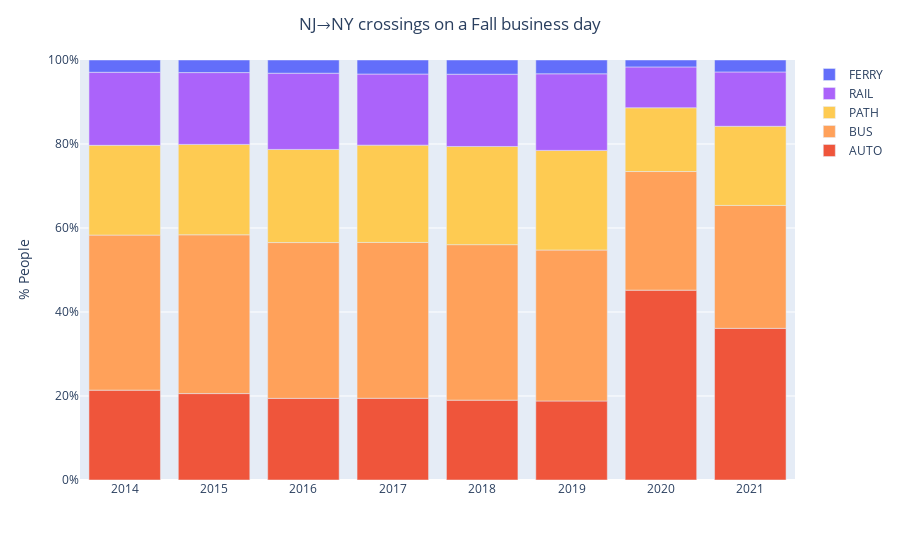

Notebook code for this chart:
### Code cell
fig = px.bar(
    modes.div(modes.sum(1), axis=0),
    labels={ 'value': '% People', 'Mode': '', 'Year': '', },
    color_discrete_map=colors,
).update_layout(
    title=dict(
        text='NJ→NY crossings on a Fall business day',
        x=0.5,
    ),
    legend=dict(
        traceorder='reversed',
    ),
    hovermode='x',
    yaxis=dict(
        tickformat=',.0%',
        range=[0,1],
    ),
).update_traces(
    hovertemplate=None,
)
fig.write_image('nj-ny-day_pct.png', width=900, height=600)
fig

### Figure 1 — Plotly figure (JSON) as saved in the notebook; plotly's stock layout.template omitted (floating-point values rounded to 4 significant figures)
{"data": [{"alignmentgroup": "True", "legendgroup": "AUTO", "marker": {"color": "#EF553B", "pattern": {"shape": ""}}, "name": "AUTO", "offsetgroup": "AUTO", "orientation": "v", "showlegend": true, "textposition": "auto", "type": "bar", "x": [2014, 2015, 2016, 2017, 2018, 2019, 2020, 2021], "xaxis": "x", "y": [0.2139, 0.2057, 0.1943, 0.1946, 0.1901, 0.1881, 0.452, 0.3611], "yaxis": "y"}, {"alignmentgroup": "True", "legendgroup": "BUS", "marker": {"color": "#FFA15A", "pattern": {"shape": ""}}, "name": "BUS", "offsetgroup": "BUS", "orientation": "v", "showlegend": true, "textposition": "auto", "type": "bar", "x": [2014, 2015, 2016, 2017, 2018, 2019, 2020, 2021], "xaxis": "x", "y": [0.3692, 0.378, 0.371, 0.3711, 0.3702, 0.3594, 0.2824, 0.2927], "yaxis": "y"}, {"alignmentgroup": "True", "legendgroup": "PATH", "marker": {"color": "#FECB52", "pattern": {"shape": ""}}, "name": "PATH", "offsetgroup": "PATH", "orientation": "v", "showlegend": true, "textposition": "auto", "type": "bar", "x": [2014, 2015, 2016, 2017, 2018, 2019, 2020, 2021], "xaxis": "x", "y": [0.2137, 0.2152, 0.2218, 0.2316, 0.2337, 0.2372, 0.1518, 0.1884], "yaxis": "y"}, {"alignmentgroup": "True", "legendgroup": "RAIL", "marker": {"color": "#AB63FA", "pattern": {"shape": ""}}, "name": "RAIL", "offsetgroup": "RAIL", "orientation": "v", "showlegend": true, "textposition": "auto", "type": "bar", "x": [2014, 2015, 2016, 2017, 2018, 2019, 2020, 2021], "xaxis": "x", "y": [0.174, 0.171, 0.1815, 0.1694, 0.1721, 0.1823, 0.09721, 0.1294], "yaxis": "y"}, {"alignmentgroup": "True", "legendgroup": "FERRY", "marker": {"color": "#636EFA", "pattern": {"shape": ""}}, "name": "FERRY", "offsetgroup": "FERRY", "orientation": "v", "showlegend": true, "textposition": "auto", "type": "bar", "x": [2014, 2015, 2016, 2017, 2018, 2019, 2020, 2021], "xaxis": "x", "y": [0.02924, 0.02994, 0.03144, 0.03338, 0.03384, 0.03288, 0.0165, 0.02844], "yaxis": "y"}], "layout": {"barmode": "relative", "hovermode": "x", "legend": {"title": {"text": ""}, "tracegroupgap": 0, "traceorder": "reversed"}, "margin": {"t": 60}, "title": {"text": "NJ→NY crossings on a Fall business day", "x": 0.5}, "xaxis": {"anchor": "y", "domain": [0, 1], "title": {"text": ""}}, "yaxis": {"anchor": "x", "domain": [0, 1], "range": [0, 1], "tickformat": ",.0%", "title": {"text": "% People"}}}}
